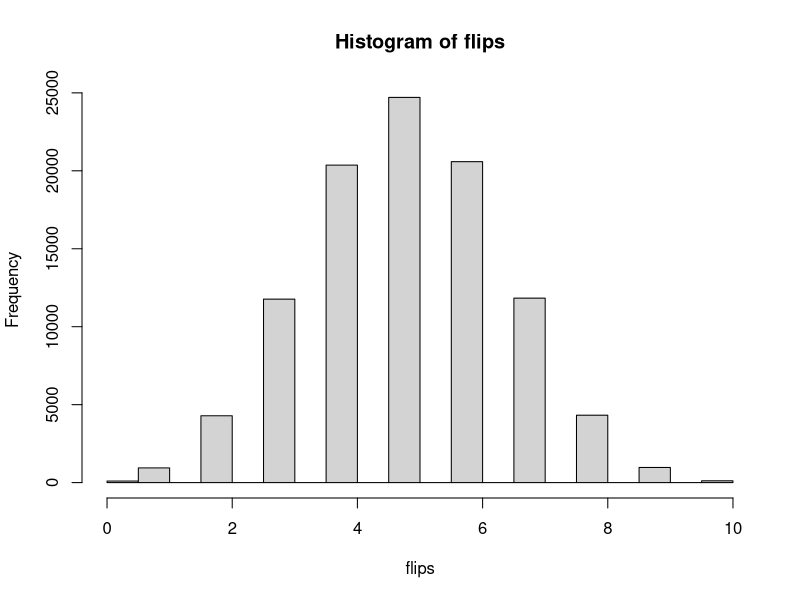
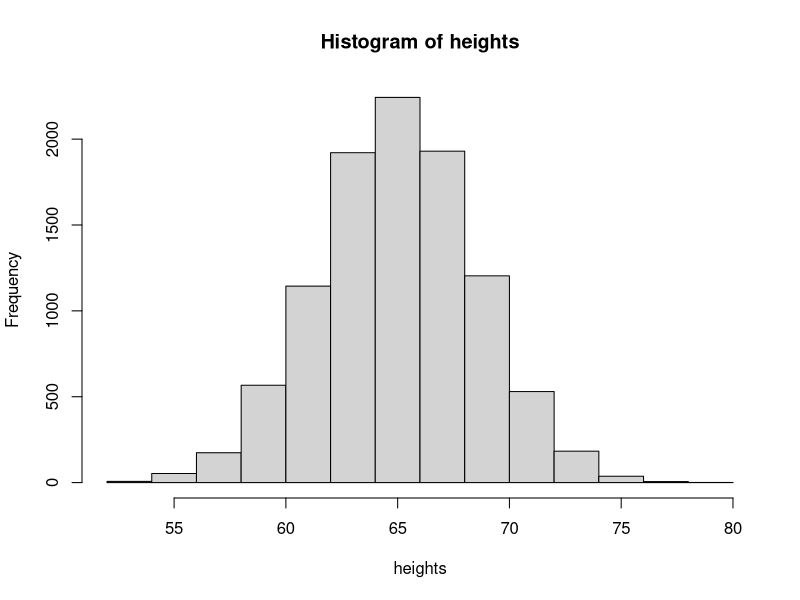

Write the R code that produced these figures, in order.

rbinom(1, 1, .5)
rbinom(10, 1, .5)


d1 <- rbinom(10, 1, .5)
sum(d1)

rbinom(1, 10, .5)

rbinom(10, 10, .5)
rbinom(10, 10, .8)
rbinom(10, 10, .2)

flips <- rbinom(100000, 10, .5)
hist(flips)

flips == 5
mean(flips == 5)

pbinom(5, 10, .5)

rnorm(10000, 65, 3.5)

heights <- rnorm(10000, 65, 3.5)
hist(heights)

f <- function(x){ dnorm(x, mean = 65, sd = 3.5) }
integrate(f, 70, Inf)

pnorm(70, 65, 3.5)
1 - pnorm(70, 65, 3.5)
